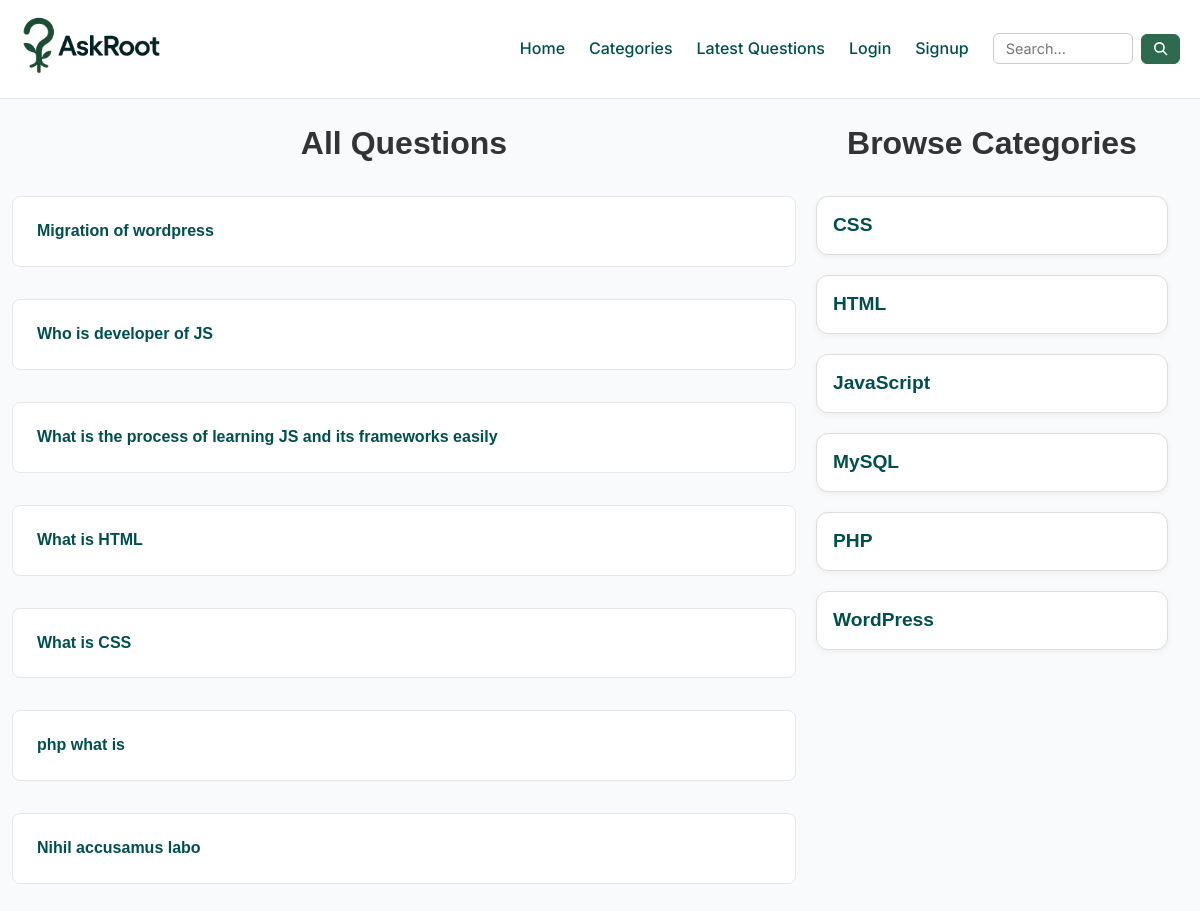
Page /?latest=true on the committed database.
### tables this page shows
CREATE TABLE `questions` (
  `id` int(30) NOT NULL,
  `title` varchar(250) NOT NULL,
  `discription` varchar(500) NOT NULL,
  `category_id` int(30) NOT NULL,
  `user_id` int(30) NOT NULL
);

CREATE TABLE `categories` (
  `id` int(11) NOT NULL,
  `name` varchar(100) NOT NULL
);

### client/questions.php (the view, shortened to what this page needs)
<div class="container mt-4 mb-4 questions-main">
  <div class="row">
    <div class="col-8 col-md-8">
      <h2 class="text-center mb-4">All Questions</h2>
      <?php
      include('./common/db.php');
      if (isset($_GET['cat-id'])) {
        $query = "SELECT * FROM questions WHERE category_id = '$cid'";
      } else if (isset($_GET['u-id'])) {
        $query = "SELECT * FROM questions WHERE user_id = '$uid'";
      } else if (isset($_GET['latest'])) {
        $query = "SELECT * FROM questions ORDER BY id DESC";
      } else if (isset($_GET['q'])) {
        $search = $conn->real_escape_string($search);
        $query = "SELECT * FROM questions WHERE title LIKE '%$search%' OR discription LIKE '%$search%'";
      } else {
        $query = "SELECT * FROM questions";
      }
      $result = $conn->query($query);
      if ($result && $result->num_rows > 0) {
        foreach ($result as $row) {
          $title = $row['title'];
          $id = $row['id'];
          echo "<div class='col-12 mb-4'>
                <div class='question-card p-4'>
                  <h6>
                    <a href='?q-id=$id' class='question-link'>
                      $title
                    </a>";
                  echo"</h6>
                </div>
              </div>";
        }
      } else {
        echo '<p class="text-center">No questions found.</p>';
        echo '<div class="text-center mt-2">';
        echo '<a href="?ask=true"><button>Ask a Question</button></a>';
        echo '</div>';
      }
      ?>
    </div>
    <div class="col-4 mb-4">
      <div class="category-list-card">
        <?php
        include('categorieslist.php')
        ?>
      </div>
    </div>
  </div>
</div>

### client/categorieslist.php
<div class="container mt-4 mb-4 categories-list">
    <h2 class="text-center mb-4">Browse Categories</h2>
    <div class="category-grid d-flex">
        <?php
        include('./common/db.php');
        $query = "SELECT * FROM categories";
        $result = $conn->query($query);
        if ($result && $result->num_rows > 0) {
            foreach ($result as $row) {
                $cat_id = $row['id'];
                echo '
        <div class="category-box">
            <h5><a href="?cat-id=' . urlencode($cat_id) . '">' . htmlspecialchars($row['name']) . '</a></h5>
        </div>';
            }
        } else {
            echo '<p class="text-center">No categories found.</p>';
        }
        ?>
    </div>
</div>

### public/css/style.css (style rules this page uses)
:root { --font-primary: "Inter", sans-serif; --color-bg: #f9fafb; --color-primary: #004f4f; --color-secondary: #2d6a4f; --color-accent: #38b000; --color-text: #111827; --color-muted: #6b7280; --color-white: #ffffff; --color-border: #e5e7eb; }
* { margin: 0; padding: 0; box-sizing: border-box; }
body { font-family: var(--font-primary); background-color: var(--color-bg); color: var(--color-text); line-height: 1.6; font-size: 16px; }
h1, h2, h3, h4, h5, h6 { font-family: "Poppins", sans-serif; font-weight: 600; line-height: 1.3; color: #222831; }
h2 { font-size: 2rem; color: #333; }
h5 { font-size: 1.25rem; color: #666; }
h6 { font-size: 1rem; color: #777; margin: 0; }
a { color: var(--color-primary) !important; text-decoration: none; }
.container { max-width: 1200px; margin: 0 auto; padding: 0 16px; }
.row { display: flex; flex-wrap: wrap; margin: -8px; }
.col-4 { flex: 0 0 33.333%; max-width: 33.333%; }
.col-8 { flex: 0 0 66.666%; max-width: 66.666%; }
.col-12 { flex: 0 0 100%; max-width: 100%; }
.mt-4 { margin-top: 2rem; }
.mb-4 { margin-bottom: 2rem; }
.p-4 { padding: 2rem; }
.text-center { text-align: center; }
.d-flex { display: flex; }
.question-card { background-color: #ffffff; border: 1px solid var(--color-border); border-radius: 8px; transition: 0.2s; }
.questions-main .categories-list { margin: 0px; }
.category-grid { display: grid; grid-template-columns: repeat(auto-fit, minmax(220px, 1fr)); gap: 20px; }
.category-box { background: #ffffff; border: 1px solid #ddd; padding: 20px; border-radius: 12px; text-align: left; transition: all 0.3s ease; box-shadow: 0 2px 6px rgba(0, 0, 0, 0.05); display: flex; flex-direction: column; justify-content: space-between; }
.category-box h5 { font-size: 1.2rem; color: var(--color-primary, #0077cc); margin-bottom: 0px; }
@media (max-width: 1600px) { .container { padding: 0 24px; } }
@media (max-width: 1366px) { .container { padding: 0 20px; } }
@media (max-width: 1280px) { .question-card { padding: 1.5rem; } }
@media (max-width: 1280px) { .category-box { padding: 16px; } }

### rows in the picture
questions: title "Migration of wordpress"
questions: title "Who is developer of JS"
questions: title "What is the process of learning JS and its frameworks easily"
questions: title "What is HTML"
questions: title "What is CSS"
questions: title "php what is"
questions: title "Nihil accusamus labo"
categories: name "CSS"
categories: name "HTML"
categories: name "JavaScript"
categories: name "MySQL"
categories: name "PHP"
categories: name "WordPress"
